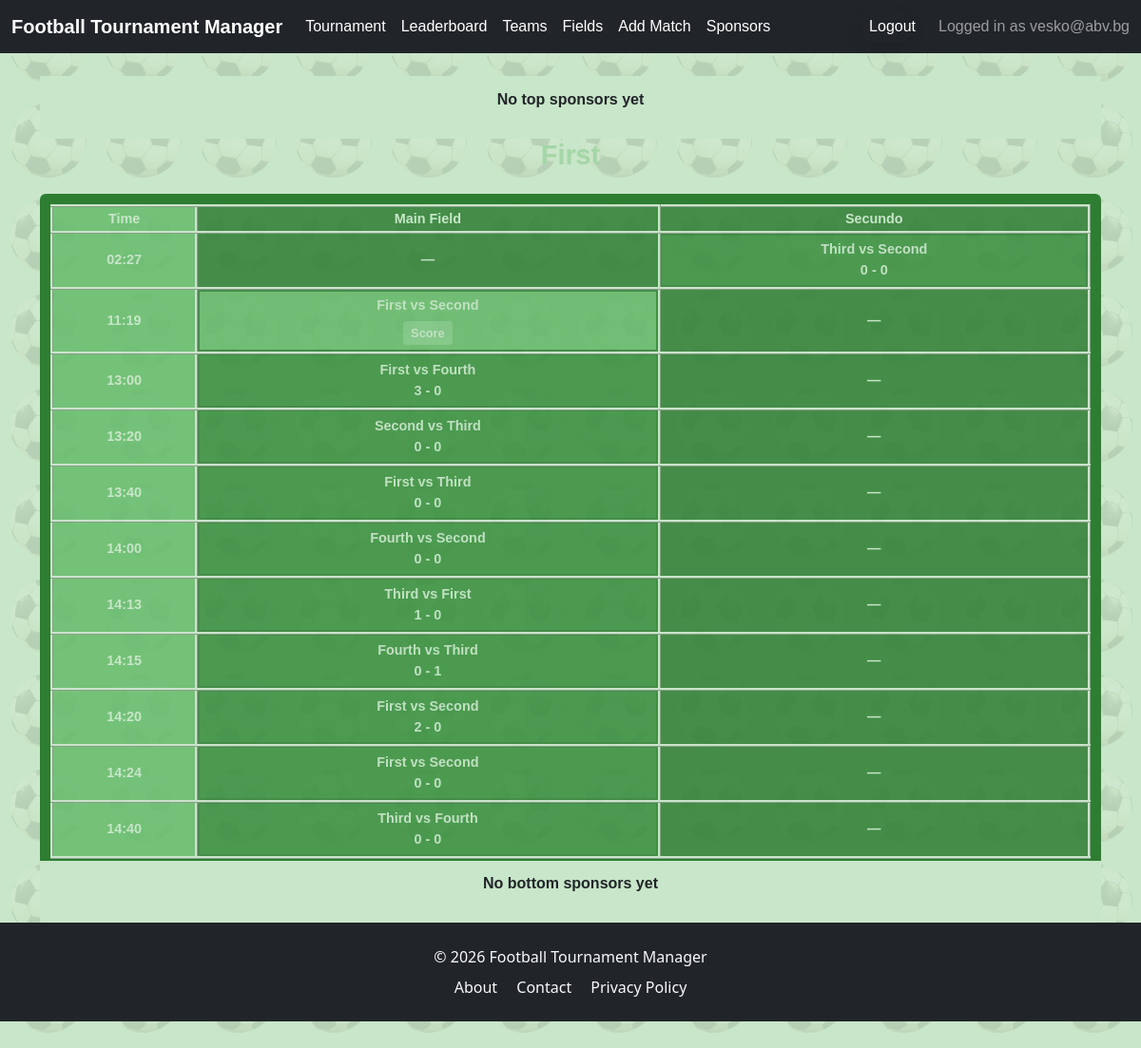
The app's page /tournament/24/ (signed in) with its own data.
### accounts/models.py (models this page shows)
class AppUser(AbstractBaseUser, PermissionsMixin):
    email = models.EmailField(
        unique=True,
    )
    date_joined = models.DateTimeField(
        default=timezone.now
    )
    is_active = models.BooleanField(
        default=True
    )
    is_staff = models.BooleanField(
        default=False
    )
    USERNAME_FIELD = 'email'
    REQUIRED_FIELDS = []
    objects = AppUserManager()
    def __str__(self):
        return self.email

### tournamentapp/models.py (models this page shows, shortened)
class Tournament(models.Model):
    name = models.CharField(max_length=100)
    owner = models.ForeignKey(
        settings.AUTH_USER_MODEL,
        on_delete=models.CASCADE,
        related_name='tournaments'
    )
    slug = models.SlugField(
        max_length=255,
        unique=True,
        blank=True
    )
    is_finished = models.BooleanField(
        default=False,
    )

class Field(models.Model):
    name = models.CharField(
        max_length=50,
        default='Main Field'
        )
    tournament = models.ForeignKey(
        Tournament,
        on_delete=models.CASCADE,
        related_name='fields'
    )
    owner = models.ForeignKey(
        settings.AUTH_USER_MODEL,
        on_delete=models.CASCADE,
        related_name='fields'
    )
    class Meta:
        unique_together = ('name', 'tournament')
        verbose_name = "Field"
        verbose_name_plural = "Fields"

class Match(models.Model):
    tournament = models.ForeignKey(
        Tournament,
        on_delete=models.CASCADE,
        related_name='matches'
    )
    home_team = models.ForeignKey(Team, on_delete=models.CASCADE, related_name='home_matches')
    away_team = models.ForeignKey(Team, on_delete=models.CASCADE, related_name='away_matches')
    home_score = models.PositiveIntegerField(default=0)
    away_score = models.PositiveIntegerField(default=0)
    is_finished = models.BooleanField(default=False)
    start_time = models.DateTimeField()
    field = models.ForeignKey(
        Field,
        on_delete=models.PROTECT,
        null=False,
        blank=False,
        )
    class Meta:
        unique_together = ('home_team', 'away_team', 'start_time')
        ordering = ['start_time']
        verbose_name = "Match"
        verbose_name_plural = "Matches"

class Team(models.Model):
    name = models.CharField(
        max_length=100,
        verbose_name="Team Name",
        )
    tournament = models.ForeignKey(
        Tournament,
        on_delete=models.CASCADE,
        related_name='teams'
    )
    logo = models.ImageField(
        upload_to='team_logos/',
        blank=True,
        null=True,
        verbose_name="Team Logo",
        )
    tournament_points = models.PositiveIntegerField(
        default=0,
        verbose_name="Tournament Points",
        )
    match_points = models.PositiveIntegerField(
        default=0,
        verbose_name="Match Points",
        )
    class Meta:
        unique_together = ('name', 'tournament')

### tournamentapp/views.py (the view)
# urls.py: path('tournament/<int:pk>/', TournamentDetailView.as_view(), name='tournament-detail'),
class TournamentDetailView(LoginRequiredMixin, TemplateView):
    template_name = 'tournament/tournament_detail.html'
    def get_context_data(self, **kwargs):
        context = super().get_context_data(**kwargs)
        tournament_id = self.kwargs.get('pk')
        tournament = get_object_or_404(Tournament, pk=tournament_id, owner=self.request.user)
        matches = Match.objects.filter(tournament=tournament).select_related('field', 'home_team', 'away_team').order_by('start_time')
        all_field_names = sorted({match.field.name for match in matches})
        matches_by_time = defaultdict(dict)
        for match in matches:
            time_key = localtime(match.start_time).strftime("%H:%M")
            matches_by_time[time_key][match.field.name] = match
        timeline = []
        for time, field_dict in sorted(matches_by_time.items()):
            row = {
                'time': time,
                'matches': [field_dict.get(fname) for fname in all_field_names]
            }
            timeline.append(row)
        context.update({
            'timeline': timeline,
            'field_names': all_field_names,
            'tournament': tournament,
        })
        return context

### tournamentapp/context_processors.py (called while the page is built)
def current_tournament(request):
    tournament = Tournament.objects.first()
    return {'tournament': tournament}

### tournamentapp/templates/tournament/tournament_detail.html (shortened to what this page needs)
{% extends 'base.html' %}
{% load static %}
{% block content %}
{% if no_tournament %}
  <p>You have no active tournament. <a href="{% url 'tournament-create' %}">Create a tournament now</a>.</p>
{% else %}
<div class="spectator-page">
  <header class="sponsor-banner sponsor-top">
    {% for sponsor in sponsors %}
      <a href="{{ sponsor.link_url }}" target="_blank">
        <img src="{{ sponsor.image.url }}" alt="{{ sponsor.name }}">
      </a>
    {% empty %}
      <p>No top sponsors yet</p>
    {% endfor %}
  </header>
    <main class="spectator-content">
      <h1 class="page-title">{{ tournament.name }}</h1>
      {% if timeline %}
        <section class="timeline-section">
          <div class="table-container">
            <table class="timeline-table">
              <thead>
                <tr>
                  <th>Time</th>
                  {% for field in field_names %}
                    <th>{{ field }}</th>
                  {% endfor %}
                </tr>
              </thead>
              <tbody>
                {% for row in timeline %}
                  <tr>
                    <td class="time-cell">{{ row.time }}</td>
                    {% for match in row.matches %}
                      <td>
                        {% if match %}
                          <div class="match-card {% if match.is_finished %}finished{% endif %}">
                            <strong>{{ match.home_team.name }}</strong> vs <strong>{{ match.away_team.name }}</strong><br>
                            {% if match.is_finished %}
                              <span class="score">{{ match.home_score }} - {{ match.away_score }}</span><br>
                            {% endif %}
                            {% if user.is_authenticated and tournament.owner == user and not match.is_finished %}
                              <a href="{% url 'match-edit' tournament.id match.pk %}" class="btn-score">Score</a>
                            {% endif %}
                          </div>
                        {% else %}
                          <span class="no-match">—</span>
                        {% endif %}
                      </td>
                    {% endfor %}
                  </tr>
                {% endfor %}
              </tbody>
            </table>
          </div>
        </section>
      {% else %}
        <p class="no-matches">No matches scheduled today.</p>
      {% endif %}
    </main>
  <footer class="sponsor-banner sponsor-bottom">
    {% for sponsor in sponsors %}
      <a href="{{ sponsor.link_url }}" target="_blank">
        <img src="{{ sponsor.image.url }}" alt="{{ sponsor.name }}">
      </a>
    {% empty %}
      <p>No bottom sponsors yet</p>
    {% endfor %}
  </footer>
</div>
{% endif %}
{% endblock %}

### tournamentapp/templates/base.html (shortened to what this page needs)
{% load static %}
<!DOCTYPE html>
<html lang="en">
<head>
    <link href="https://cdn.jsdelivr.net/npm/bootstrap@5.3.0/dist/css/bootstrap.min.css" rel="stylesheet" />
    <link rel="stylesheet" type="text/css" href="{% static 'css/styles.css' %}">
</head>
<body class="d-flex flex-column min-vh-100">
    <nav class="navbar navbar-expand-lg navbar-dark bg-dark fixed-top">
        <div class="container-fluid">
                <a class="navbar-brand" href="{% url 'landing-page' %}">Football Tournament Manager</a>
            <div class="collapse navbar-collapse" id="navbarNav">
                <ul class="navbar-nav me-auto">
                    {% if user.is_authenticated and tournament and tournament.owner == user %}
                        <li class="nav-item">
                            <a class="nav-link" href="{% url 'tournament-detail' tournament.id %}">Tournament</a>
                        </li>
                        <li class="nav-item">
                            <a class="nav-link" href="{% url 'leaderboard' tournament.id %}">Leaderboard</a>
                        </li>
                        {% if not tournament.is_finished %}
                            <li class="nav-item">
                                <a class="nav-link" href="{% url 'team-list' tournament.id %}">Teams</a>
                            </li>
                            <li class="nav-item">
                                <a class="nav-link" href="{% url 'field-create' tournament.id %}">Fields</a>
                            </li>
                            <li class="nav-item">
                                <a class="nav-link" href="{% url 'match-create' tournament.id %}">Add Match</a>
                            </li>
                            <li class="nav-item">
                                <a class="nav-link" href="{% url 'sponsor-list' tournament.id %}">Sponsors</a>
                            </li>
                        {% endif %}
                    {% endif %}
                </ul>
                <ul class="navbar-nav ms-auto">
                    {% if user.is_authenticated %}
                        <li class="nav-item logout-form">
                            <form method="post" action="{% url 'logout' %}">
                                <button type="submit" class="logout-button">Logout</button>
                            </form>
                        </li>
                    {% endif %}
                </ul>
            </div>
                {% if user.is_authenticated %}
                        <span class="navbar-text">
                            Logged in as {{ user }}
                        </span>
                {% endif %}
        </div>
    </nav>
    <div class="container flex-grow 1" style="margin-top: 80px;">
        {% block content %}
        {% endblock %}
    </div>
    <footer class="bg-dark text-light py-4">
        <div class="container text-center">
            <p class="mb-2">&copy; {% now "Y" %} Football Tournament Manager</p>
            <div>
                <a href="{% url 'about' %}" class="text-light me-3 text-decoration-none">About</a>
                <a href="{% url 'contact' %}" class="text-light me-3 text-decoration-none">Contact</a>
                <a href="{% url 'privacy-policy' %}" class="text-light text-decoration-none">Privacy Policy</a>
            </div>
        </div>
    </footer>
</body>
</html>

### tournamentapp/static/css/base.css (style rules this page uses)
body::before { content: ""; position: fixed; top: 0; left: 0; width: 100%; height: 100%; background: url("/static/imgs/footnail.png"); background-size: 100px; opacity: 10%; mix-blend-mode: multiply; z-index: -1; }
body { background-color: #c8e6c9; opacity: 99.9%; z-index: -11; }
.page-title { text-align: center; font-size: 1.8rem; font-weight: bold; margin-bottom: 1.5rem; color: #a5d6a7; }

### tournamentapp/static/css/navbar.css (style rules this page uses)
.navbar { font-family: Arial, sans-serif; }
.navbar-brand { font-weight: bold; color: #ffffff !important; font-size: 1.25rem; transition: color 0.2s ease; }
.navbar-nav .nav-link { color: #ffffff; font-weight: 500; transition: color 0.2s ease; }
.logout-form > form { display: flex; align-items: center; margin: 0; padding: 0; border: none; background: transparent; }
.logout-button { background: transparent !important; border: none !important; padding: 0.25rem 0.5rem; margin: 0; font: inherit; color: inherit; cursor: pointer; text-decoration: none; display: inline-flex; align-items: center; transition: color 0.2s ease; }
.navbar-text, .navbar-nav .logout-form { display: flex; align-items: center; margin-left: 1rem; }

### tournamentapp/static/css/home.css (style rules this page uses)
.home-style .timeline-table th, .timeline-table td { vertical-align: middle; text-align: center; }

### tournamentapp/static/css/public_home.css (style rules this page uses)
.spectator-page { display: flex; flex-direction: column; height: 80vh; font-family: sans-serif; }
.sponsor-banner { display: flex; flex-wrap: nowrap; justify-content: center; align-items: center; gap: 1rem; border-radius: 0.1em; background: #c8e6c9; padding: 0.8rem; font-weight: bold; margin: em 0 0 0; }
.spectator-content { overflow-y: auto; }
.timeline-table thead th { top: 3.2rem; }
.table-container { max-height: 70vh; overflow-y: auto; position: relative; border: 11px solid #2e7d32; border-radius: 6px; }
.timeline-table { width: 100%; border-collapse: collapse; font-size: 0.9rem; }
.timeline-table th, .timeline-table td { border: 0.2rem ridge #c8e6c9; padding: 0.1rem; text-align: center; color: #c8e6c9; font-weight: bold; }
.timeline-table thead th { position: sticky; top: 0; z-index: 10; background: #2e7d32; }
.timeline-table { background: #2e7d32; color:#c8e6c9; font-weight: bold; position: sticky; top: 0; z-index: 1; opacity: 85%; }
.timeline-table .time-cell, .timeline-table thead th:first-child { position: sticky; left: 0; z-index: 11; background: #66bb6a; border-right: 2px solid #ddd; }
.match-card { background: #66bb6a; padding: 0.3rem; opacity: 95%; }
.match-card.finished { background: #388e3c; opacity: 95%; }
.score { font-weight: bold; color: #c8e6c9; }
.btn-score { display: inline-block; margin-top: 0.3rem; padding: 0.2rem 0.5rem; background: #81c784; border-radius: 4px; font-weight: bold; font-size: 0.8rem; color: #c8e6c9; text-decoration: none; }

### tournamentapp/static/css/tournament_form.css (style rules this page uses)
form { background: #388e3c; width: 80%; max-width: 800px; margin: 50px auto; padding: 30px; border-radius: 12px; box-shadow: 0 6px 18px rgba(0, 0, 0, 0.1); color: #ffffff; transition: transform 0.2s ease, box-shadow 0.2s ease; }
form button { width: 100%; padding: 12px; background: #66bb6a; color: #fff; border: none; border-radius: 8px; font-size: 1rem; font-weight: 600; cursor: pointer; transition: background 0.3s ease, transform 0.2s ease; }

### records on screen
AppUser: email "vesko@abv.bg"
Tournament: name "First"
Field: field_names "Main Field"
Field: field_names "Secundo"
Match: home_team.name "Third", away_team.name "Second", home_score "0", away_score "0"
Match: home_team.name "First", away_team.name "Second", is_finished "Score"
Match: home_team.name "First", away_team.name "Fourth", home_score "3", away_score "0"
Match: home_team.name "Second", away_team.name "Third", home_score "0", away_score "0"
Match: home_team.name "First", away_team.name "Third", home_score "0", away_score "0"
Match: home_team.name "Fourth", away_team.name "Second", home_score "0", away_score "0"
Match: home_team.name "Third", away_team.name "First", home_score "1", away_score "0"
Match: home_team.name "Fourth", away_team.name "Third", home_score "0", away_score "1"
Match: home_team.name "First", away_team.name "Second", home_score "2", away_score "0"
Match: home_team.name "First", away_team.name "Second", home_score "0", away_score "0"
Match: home_team.name "Third", away_team.name "Fourth", home_score "0", away_score "0"

### other values on screen
{{ row.time }} "02:27" "11:19" "13:00" "13:20" "13:40" "14:00" "14:13" "14:15" "14:20" "14:24" "14:40"
